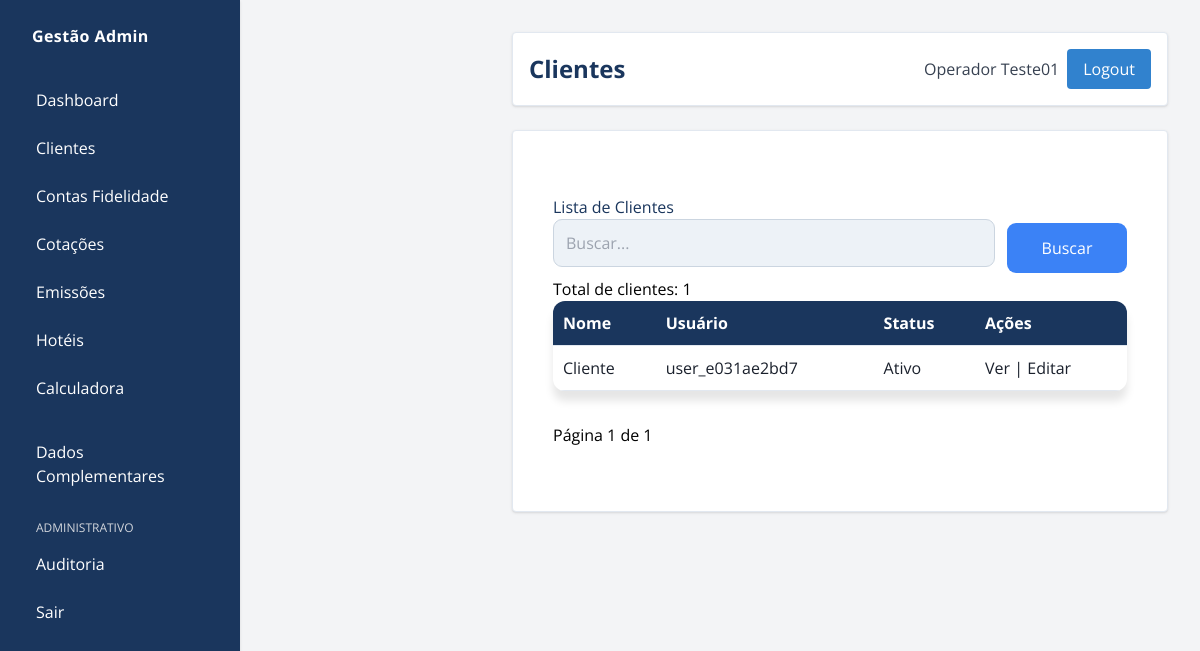
The page /adm/clientes/ (signed in) on the database its author committed.
### gestao/models/cliente.py (models this page shows, shortened)
class Cliente(models.Model):
    usuario = models.OneToOneField(
        User, on_delete=models.CASCADE, related_name="cliente_gestao"
    )
    empresa = models.ForeignKey(
        "gestao.Empresa",
        on_delete=models.CASCADE,
        related_name="pessoas",
        null=True,
        blank=True,
    )
    telefone = models.CharField(max_length=20, blank=True)
    data_nascimento = models.DateField(null=True, blank=True)
    cpf = models.CharField(max_length=11, unique=True)
    PERFIS = (
        ("admin", "Administrador"),
        ("operador", "Operador"),
        ("cliente", "Cliente"),
    )
    perfil = models.CharField(max_length=10, choices=PERFIS, default="cliente")
    observacoes = models.TextField(blank=True)
    ativo = models.BooleanField(default=True)
    criado_por = models.ForeignKey(
        User, on_delete=models.CASCADE, related_name="usuarios_criados",
        null=True, blank=True
    )

### gestao/views/clientes.py (the view, shortened to what this page needs)
@login_required
def admin_clientes(request):
    if (permission_denied := require_admin_or_operator(request)):
        return permission_denied
    busca = request.GET.get("busca", "")
    clientes = Cliente.objects.filter(perfil="cliente").select_related("usuario")
    if busca:
        clientes = clientes.filter(
            Q(usuario__username__icontains=busca)
            | Q(usuario__first_name__icontains=busca)
        )
    paginator = Paginator(clientes, 20)
    page_number = request.GET.get("page")
    page_obj = paginator.get_page(page_number)
    return render(
        request,
        "admin_custom/clientes.html",
        {
            "page_obj": page_obj,
            "busca": busca,
            "total_clientes": clientes.count(),
        },
    )

### gestao/views/permissions.py (called while the page is built)
def require_admin_or_operator(request):
    if request.user.is_superuser:
        return render(request, "sem_permissao.html")
    perfil = getattr(getattr(request.user, "cliente_gestao", None), "perfil", "")
    if perfil not in ["admin", "operador"]:
        return render(request, "sem_permissao.html")
    return None

### gestao/templates/admin_custom/clientes.html (shortened to what this page needs)
{% extends "admin_custom/base_admin.html" %}
{% load static %}
{% block header_title %}Clientes{% endblock %}
{% block content %}
<div class="container">
    <h1>Lista de Clientes</h1>
<form method="get" class="flex w-full items-center gap-3">
  <input
    type="text"
    name="busca"
    value="{{ busca }}"
    placeholder="Buscar..."
    class="bg-zinc-100 border border-zinc-300 rounded px-4 py-2 flex-1 h-10 sm:h-12"
  />
  <button
    type="submit"
    class="bg-blue-500 hover:bg-blue-600 text-white px-4 py-2 flex-1 min-w-[120px] max-w-[120px] h-[50px]"
  >
    Buscar
  </button>
</form>
    <p>Total de clientes: {{ total_clientes }}</p>
    <table class="table">
        <thead>
            <tr>
                <th>Nome</th>
                <th>Usuário</th>
                <th>Status</th>
                <th>Ações</th>
            </tr>
        </thead>
        <tbody>
            {% for cliente in page_obj %}
            <tr>
                <td>{{ cliente.usuario.first_name|default:cliente.usuario.username }}</td>
                <td>{{ cliente.usuario.username }}</td>
                <td>{% if cliente.ativo %}Ativo{% else %}Inativo{% endif %}</td>
                <td>
                    <a href="{% url 'admin_visualizar_cliente' cliente.id %}">Ver</a> |
                    <a href="{% url 'admin_editar_cliente' cliente.id %}">Editar</a>
                </td>
            </tr>
            {% empty %}
            <tr><td colspan="4">Nenhum cliente encontrado.</td></tr>
            {% endfor %}
        </tbody>
    </table>
    <div class="pagination">
        <span>Página {{ page_obj.number }} de {{ page_obj.paginator.num_pages }}</span>
{% endblock %}

### gestao/templates/admin_custom/base_admin.html (shortened to what this page needs)
{% load static %}
<!DOCTYPE html>
<html lang="pt-br">
<head>
    <script src="https://cdn.tailwindcss.com"></script>
    <link rel="stylesheet" href="{% static 'gestao/admin_custom.css' %}">
    <link rel="stylesheet" href="{% static 'gestao/css/painel.css' %}">
</head>
<body class="bg-gray-100 text-black flex" style="font-family: 'Open Sans', sans-serif;">
        <aside class="bg-[#1a365d] w-60 min-h-screen p-6 fixed shadow text-white transition-all duration-300 relative">
        <div class="font-bold tracking-wide mb-8 pl-2 sidebar-label">
            Gestão Admin
        </div>
        <nav class="flex flex-col space-y-2">
             {% if request.user.is_superuser %}
                <a class="block px-3 py-2 rounded hover:bg-[#2c5282] {% block menu_empresas %}{% endblock %}" href="{% url 'admin_empresas' %}">Empresas</a>
            {% else %}
                <a class="flex items-center px-3 py-2 rounded hover:bg-[#2c5282] {% block menu_dashboard %}{% endblock %}" href="{% url 'admin_dashboard' %}"><span class="sidebar-label">Dashboard</span></a>
                <a class="flex items-center px-3 py-2 rounded hover:bg-[#2c5282] {% block menu_clientes %}{% endblock %}" href="{% url 'admin_clientes' %}"><span class="sidebar-label">Clientes</span></a>
                <a class="flex items-center px-3 py-2 rounded hover:bg-[#2c5282] {% block menu_contas %}{% endblock %}" href="{% url 'admin_contas' %}"><span class="sidebar-label">Contas Fidelidade</span></a>
                <a class="flex items-center px-3 py-2 rounded hover:bg-[#2c5282] {% block menu_cotacoes_voo %}{% endblock %}" href="{% url 'admin_cotacoes_voo' %}"><span class="sidebar-label">Cotações</span></a>
                <a class="flex items-center px-3 py-2 rounded hover:bg-[#2c5282] {% block menu_emissoes %}{% endblock %}" href="{% url 'admin_emissoes' %}"><span class="sidebar-label">Emissões</span></a>
                <a class="flex items-center px-3 py-2 rounded hover:bg-[#2c5282] {% block menu_hoteis %}{% endblock %}" href="{% url 'admin_hoteis' %}"><span class="sidebar-label">Hotéis</span></a>
                <a class="flex items-center px-3 py-2 rounded hover:bg-[#2c5282] {% block menu_calculadora %}{% endblock %}" href="{% url 'admin_calculadora_cotacao' %}"><span class="sidebar-label">Calculadora</span></a>
                <details class="pt-4 group" {% block dados_complementares_open %}{% endblock %}>
                    <summary class="px-3 py-2 rounded cursor-pointer hover:bg-[#2c5282] focus:outline-none flex items-center"><span class="sidebar-label">Dados Complementares</span></summary>
                </details>
            {% endif %}
            <div class="pt-4">
                <p class="px-3 text-gray-300 uppercase text-xs mb-2 sidebar-label">Administrativo</p>
                {% if not request.user.is_superuser %}
                <a class="flex items-center px-3 py-2 rounded hover:bg-[#2c5282] {% block menu_auditoria %}{% endblock %}" href="{% url 'admin_auditoria' %}"><span class="sidebar-label">Auditoria</span></a>
                {% endif %}
            </div>
             <a class="flex items-center px-3 py-2 rounded hover:bg-[#2c5282]" href="{% url 'logout' %}"><span class="sidebar-label">Sair</span></a>
        </nav>
    </aside>
     <main class="flex-1 ml-60 p-8 transition-all duration-300">
        <header class="bg-white rounded p-4 mb-6 flex justify-between items-center shadow">
                        <div class="flex items-center gap-2">
                <h1 class="text-2xl font-bold">{% block header_title %}Painel Administrativo{% endblock %}</h1>
            </div>
            <div class="flex items-center space-x-2">
                <span class="text-gray-700">{{ request.user.get_full_name|default:request.user.username }}</span>
                <a href="{% url 'logout' %}" class="bg-[#3182ce] hover:bg-[#2c5282] text-white px-4 py-2 rounded">Logout</a>
            </div>
        </header>
        <section class="bg-white rounded shadow p-6">
            {% block content %}{% endblock %}
        </section>
    </main>
</body>
</html>

### gestao/static/admin_custom.css (style rules this page uses)
body { background-color: #f7fafc; color: #000000; font-family: 'Open Sans', sans-serif; }
main > header, main > section { background-color: #ffffff !important; border: 1px solid #e2e8f0 !important; }
table { width: 100%; border-collapse: collapse; background-color: #ffffff; }
th, td { padding: 10px; border-bottom: 1px solid #e2e8f0; }
th { background-color: #f7fafc; color: #000000; }
a { color: #3182ce; text-decoration: none; }
input, select, textarea { background-color: #ffffff; color: #000000; border: 1px solid #e2e8f0; border-radius: 0.375rem; padding: 0.5rem 0.75rem; }
button { background-color: #3182ce; color: #ffffff; border: none; padding: 0.5rem 1rem; border-radius: 0.375rem; font-weight: 500; cursor: pointer; }
aside { transition: transform 0.3s; }
main { transition: margin-left 0.3s; }
.sidebar-label { transition: opacity 0.3s; }

### gestao/static/gestao/css/painel.css (style rules this page uses)
body { background: #f7fafc; color: #1a202c; font-family: 'Open Sans', sans-serif; }
.container { max-width: 1400px; margin: 40px auto; padding: 0 16px; }
h1, h2, .valor, .section-title { color: #1a365d; }
table { width: 100%; border-collapse: collapse; background: #ffffff; border-radius: 12px; overflow: hidden; margin-bottom: 32px; box-shadow: 0 10px 8px rgba(0, 0, 0, 0.1); }
th, td { padding: 10px; text-align: left; }
th { background: #1a365d; color: #ffffff; }
tr { border-bottom: 1px solid #e2e8f0; }
tr:last-child { border-bottom: none; }
td { color: #1a202c; }
input[type="text"], input[type="password"], select { width: 100%; padding: 12px; border: 1px solid #cbd5e0; border-radius: 9px; margin-bottom: 10px; background: #edf2f7; color: #1a202c; font-size: 1rem; }
input[type="submit"], button { width: 100%; background: #3182ce; color: #fff; border: none; border-radius: 9px; padding: 12px 0; font-size: 1.05rem; margin-top: 18px; cursor: pointer; font-weight: 600; transition: background .25s; }

### rows shown on the page
Cliente: usuario.first_name "Cliente", usuario.username "user_e031ae2bd7", ativo "Ativo"

### other values the page prints
{{ request.user.get_full_name|default:request.user.username }} "Operador Teste01"
{{ total_clientes }} "1"
{{ page_obj.number }} "1"
{{ page_obj.paginator.num_pages }} "1"
